Frame 1 (no input): blank canvas, image omitted
Frame 60 (the mouse pressed at the canvas centre just before this capture): blank canvas, image omitted
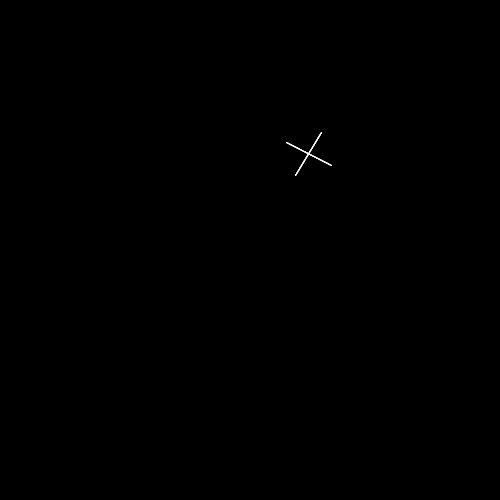
Frame 120 (the mouse held since frame 60 and released just before this capture)

The Processing sketch whose frames 1 and 60 were blank and that drew this single picture after the mouse press (run headless with seeded random() and noise(); from frame 60 on, the mouse is pressed at the canvas centre):

// Processing sketch: seta2
// ── seta2.pde

/// seta, O Som do Pensamento, 2009

// dados para a seta
float px,py; // pos da seta
float len=50;   // comprimento da seta
float ang;   // angulo da seta

// click do rato reposiciona a seta

void setup(){
  size(500,500); 
  rePosSeta();
  background(0);
}

void draw(){
//  background(100);
  updateSeta();
  desenhaSeta();

  if(mousePressed&&mouseButton==RIGHT)
    if(frameCount%5==0) //atrasar um pouco a resposta
      rePosSeta();

  if(mousePressed&&mouseButton==LEFT)
    andaSeta();

}


///-------------------
///  funções da seta 

void rePosSeta(){
  px = random(len,width-len);
  py = random(len,height-len); 
}

void updateSeta(){
  //ver o angulo da seta até ao rato (rato - seta)
  float dx = mouseX - px; 
  float dy = mouseY - py; 
  ang = atan2(dy,dx);
}

void desenhaSeta(){
  translate(px,py);    //move a posição para o centro px, py
  rotate(ang);         //roda na pos actual ang radianos
  stroke(255,20);         // cor a branco
//  rect(0,0,2,2);      // quadrado no centro da seta (reparem q a pos é 0,0 pois já estamos no centro)
  line(-len/2,0,len/2,0);  //corpo da seta
//  line(len/3,10,len/2,0);  //braço1 da seta
//  line(len/3,-10,len/2,0); //braço2 da seta

}

void andaSeta(){
  // a posição vai andar ao longo da direcção definida
  float walk = 0.5;
  px = px + cos(ang) * walk;
  py = py + sin(ang) * walk;
}
